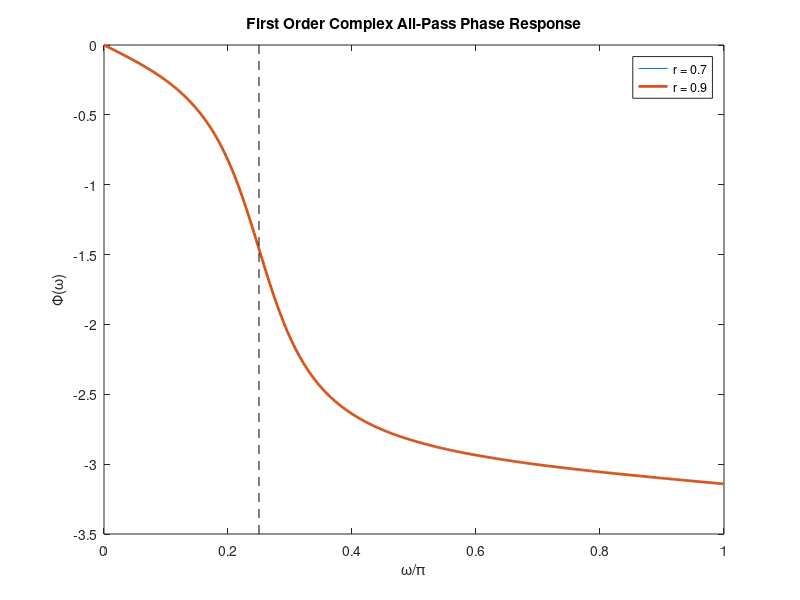

Reproduce this figure in MATLAB.
clear; close all;
w0 = pi/4;
r = 0.8;
r2 = 0.5;
p = r*exp(j*w0);
p2 = r2*exp(j*w0);
w = 0:.01:pi;
z = exp(j*w);

H1 = 1-p*z;
H2 = z-p;
H = (1-p*z)./(z-p);



T = -w - atan( (r*sin(w+w0))./(1-r*cos(w+w0)) ) - atan( (r*sin(w-w0))./(1-r*cos(w-w0)) );
T2 = -w + atan( (r2^2*sin(2*w)-2*r2*sin(w)*cos(w0))./(1-2*r2*cos(w)*sin(w0)+r2^2*cos(2*w)) );
T3 = -w - 2*atan( (r*sin(w-w0))./(1-r*cos(w-w0)) );
figure;
plot(w/pi,angle(H));hold on;
%plot(w/pi,T3,'LineWidth',2); hold on; grid on;
plot(w/pi,T,'LineWidth',2);
%plot(w/pi,unwrap(T2),'LineWidth',2);
plot([w0/pi,w0/pi], [-3.5,0],'k--')

xlabel('\omega/\pi'); ylabel('\Phi(\omega)');
legend('r = 0.7', 'r = 0.9')
title('First Order Complex All-Pass Phase Response')

% 
% figure,plot(w,angle(H1));hold on;
% plot(w,unwrap(atan2(-r*sin(delta),(1-r*cos(delta)))))
% plot(w,angle(H2));plot(w,(atan2((sin(w)-r*sin(w0)),(cos(w)-r*sin(w0)))));
